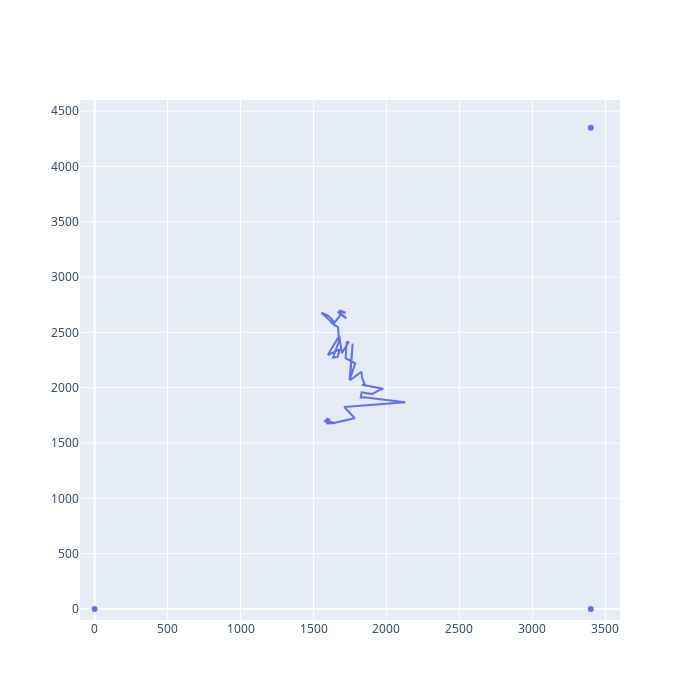

Notebook code for this chart:
### Code cell
import plotly.graph_objects as go
import plotly.express as px

anchors_df = pd.DataFrame(ANCHORS, index=["x","y"]).transpose()

trace = px.line(df, x="x", y="y")
anchors = px.scatter(anchors_df, x="x", y="y")

fig = go.Figure(trace.data + anchors.data)
fig.update_xaxes(range=[-100,3600])
fig.update_yaxes(range=[-100,4600])
fig.update_layout(width=700, height=700)
fig.show()

### Figure 1 — Plotly figure (JSON) as saved in the notebook; plotly's stock layout.template omitted (floating-point values rounded to 4 significant figures)
{"data": [{"hovertemplate": "x=%{x}<br>y=%{y}<extra></extra>", "legendgroup": "", "line": {"color": "#636efa", "dash": "solid"}, "marker": {"symbol": "circle"}, "mode": "lines", "name": "", "orientation": "v", "showlegend": false, "type": "scatter", "x": [1702.0, 1701.0, 1725.0, 1666.0, 1721.0, 1683.0, 1684.0, 1645.0, 1602.0, 1554.0, 1653.0, 1617.0, 1668.0, 1675.0, 1634.0, 1666.0, 1678.0, 1598.0, 1677.0, 1694.0, 1742.0, 1727.0, 1720.0, 1786.0, 1747.0, 1768.0, 1750.0, 1828.0, 1833.0, 1852.0, 1831.0, 1977.0, 1947.0, 1901.0, 1830.0, 1823.0, 1846.0, 2129.0, 1710.0, 1783.0, 1631.0, 1589.0, 1608.0, 1595.0, 1579.0, 1614.0, 1622.0, 1652.0, 1592.0, 1600.0], "xaxis": "x", "y": [2663.0, 2658.0, 2625.0, 2685.0, 2677.0, 2696.0, 2655.0, 2590.0, 2649.0, 2677.0, 2556.0, 2593.0, 2546.0, 2420.0, 2273.0, 2278.0, 2346.0, 2294.0, 2469.0, 2311.0, 2415.0, 2412.0, 2267.0, 2220.0, 2068.0, 2397.0, 2066.0, 2143.0, 2091.0, 2026.0, 2025.0, 1990.0, 1976.0, 1942.0, 1957.0, 1910.0, 1913.0, 1868.0, 1826.0, 1724.0, 1679.0, 1677.0, 1713.0, 1720.0, 1697.0, 1685.0, 1688.0, 1677.0, 1702.0, 1695.0], "yaxis": "y"}, {"hovertemplate": "x=%{x}<br>y=%{y}<extra></extra>", "legendgroup": "", "marker": {"color": "#636efa", "symbol": "circle"}, "mode": "markers", "name": "", "orientation": "v", "showlegend": false, "type": "scatter", "x": [0, 3400, 3400], "xaxis": "x", "y": [0, 0, 4350], "yaxis": "y"}], "layout": {"height": 700, "width": 700, "xaxis": {"range": [-100, 3600]}, "yaxis": {"range": [-100, 4600]}}}
